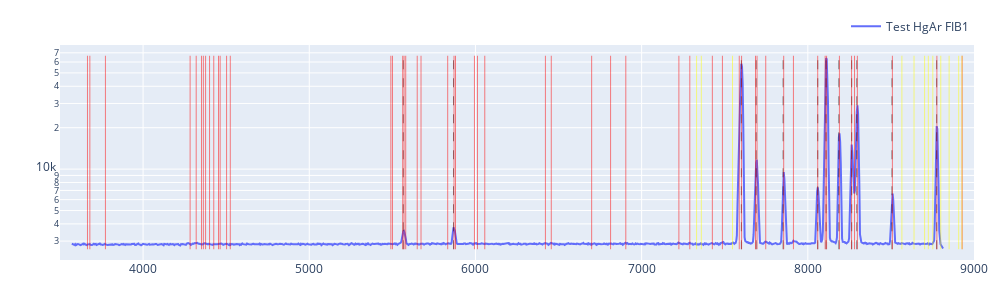

This figure's notebook cell:
### Code cell
import numpy as np
import plotly.graph_objects as go

def to_native_float(a):
    a = np.asarray(a)

    if a.dtype.byteorder not in ("=", "|"):
        a = a.byteswap().view(a.dtype.newbyteorder("="))

    return np.ascontiguousarray(a, dtype=np.float64)

# Convert arrays for Plotly (native endian)
x = to_native_float(solx)
y2 = to_native_float(kr_f1)

fig = go.Figure()
fig.add_trace(go.Scatter(x=x, y=y2, mode="lines", name="Test HgAr FIB1"))

peaks, _ = find_peaks(kr_f1, height=1000, width=(0, 15), prominence=500)
peaks = refine_peaks(kr_f1, peaks, window_width=5)

ymin = np.nanmin(y1[y1 > 0])
ymax = np.nanmax(y1)

for p in peaks:
    xp = float(x[int(p)])

    fig.add_trace(
        go.Scatter(
            x=[xp, xp],
            y=[ymin, ymax],
            mode="lines",
            line=dict(color="black", width=0.5, dash="dash"),
            hovertemplate=(
                "Peak<br>"
                f"pixel = {p:.2f}<br>"
                "λ = %{x:.2f}<br>"
                "<extra></extra>"
            ),
            showlegend=False
        )
    )

for line in newport_kr["Wavelength (nm)"]:
    lam = float(line) * 10.0
    fig.add_trace(
        go.Scatter(
            x=[lam, lam],
            y=[ymin, ymax],
            mode="lines",
            line=dict(color="red", width=0.5),
            hovertemplate=(
                "Kr line<br>"
                "λ = %{x:.2f}<br>"
                "<extra></extra>"
            ),
            showlegend=False
        )
    )
for line in newport_kr["Wavelength (nm)"]:
    lam = float(line) * 10.0 * 2
    fig.add_trace(
        go.Scatter(
            x=[lam, lam],
            y=[ymin, ymax],
            mode="lines",
            line=dict(color="yellow", width=0.5),
            hovertemplate=(
                "Kr 2rd line<br>"
                "λ = %{x:.2f}<br>"
                "<extra></extra>"
            ),
            showlegend=False
        )
    )

fig.update_layout(
    width=1000,
    height=300,
    yaxis_type="log",
    xaxis_range=[3500, 9000],
    margin=dict(l=60, r=20, t=40, b=40),
    legend=dict(orientation="h", y=1.02, x=1, xanchor="right", yanchor="bottom"),
)

fig.show()

### Figure 1 — Plotly figure (JSON) as saved in the notebook; plotly's stock layout.template omitted (floating-point values rounded to 4 significant figures; data arrays with more than 128 entries replaced by an {"elided": "..."} marker saying what was removed)
{"data": [{"mode": "lines", "name": "Test HgAr FIB1", "type": "scatter", "x": {"elided": "1340 float values"}, "y": {"elided": "1340 float values"}}, {"hovertemplate": "Peak<br>pixel = 502.74<br>λ = %{x:.2f}<br><extra></extra>", "line": {"color": "black", "dash": "dash", "width": 0.5}, "mode": "lines", "showlegend": false, "type": "scatter", "x": [5566.0, 5566.0], "y": [2617.0, 66660.0]}, {"hovertemplate": "Peak<br>pixel = 579.51<br>λ = %{x:.2f}<br><extra></extra>", "line": {"color": "black", "dash": "dash", "width": 0.5}, "mode": "lines", "showlegend": false, "type": "scatter", "x": [5868.0, 5868.0], "y": [2617.0, 66660.0]}, {"hovertemplate": "Peak<br>pixel = 1024.09<br>λ = %{x:.2f}<br><extra></extra>", "line": {"color": "black", "dash": "dash", "width": 0.5}, "mode": "lines", "showlegend": false, "type": "scatter", "x": [7600.0, 7600.0], "y": [2617.0, 66660.0]}, {"hovertemplate": "Peak<br>pixel = 1047.66<br>λ = %{x:.2f}<br><extra></extra>", "line": {"color": "black", "dash": "dash", "width": 0.5}, "mode": "lines", "showlegend": false, "type": "scatter", "x": [7689.0, 7689.0], "y": [2617.0, 66660.0]}, {"hovertemplate": "Peak<br>pixel = 1089.97<br>λ = %{x:.2f}<br><extra></extra>", "line": {"color": "black", "dash": "dash", "width": 0.5}, "mode": "lines", "showlegend": false, "type": "scatter", "x": [7851.0, 7851.0], "y": [2617.0, 66660.0]}, {"hovertemplate": "Peak<br>pixel = 1143.00<br>λ = %{x:.2f}<br><extra></extra>", "line": {"color": "black", "dash": "dash", "width": 0.5}, "mode": "lines", "showlegend": false, "type": "scatter", "x": [8060.0, 8060.0], "y": [2617.0, 66660.0]}, {"hovertemplate": "Peak<br>pixel = 1156.57<br>λ = %{x:.2f}<br><extra></extra>", "line": {"color": "black", "dash": "dash", "width": 0.5}, "mode": "lines", "showlegend": false, "type": "scatter", "x": [8110.0, 8110.0], "y": [2617.0, 66660.0]}, {"hovertemplate": "Peak<br>pixel = 1176.94<br>λ = %{x:.2f}<br><extra></extra>", "line": {"color": "black", "dash": "dash", "width": 0.5}, "mode": "lines", "showlegend": false, "type": "scatter", "x": [8187.0, 8187.0], "y": [2617.0, 66660.0]}, {"hovertemplate": "Peak<br>pixel = 1196.30<br>λ = %{x:.2f}<br><extra></extra>", "line": {"color": "black", "dash": "dash", "width": 0.5}, "mode": "lines", "showlegend": false, "type": "scatter", "x": [8264.0, 8264.0], "y": [2617.0, 66660.0]}, {"hovertemplate": "Peak<br>pixel = 1204.94<br>λ = %{x:.2f}<br><extra></extra>", "line": {"color": "black", "dash": "dash", "width": 0.5}, "mode": "lines", "showlegend": false, "type": "scatter", "x": [8295.0, 8295.0], "y": [2617.0, 66660.0]}, {"hovertemplate": "Peak<br>pixel = 1259.73<br>λ = %{x:.2f}<br><extra></extra>", "line": {"color": "black", "dash": "dash", "width": 0.5}, "mode": "lines", "showlegend": false, "type": "scatter", "x": [8506.0, 8506.0], "y": [2617.0, 66660.0]}, {"hovertemplate": "Peak<br>pixel = 1329.28<br>λ = %{x:.2f}<br><extra></extra>", "line": {"color": "black", "dash": "dash", "width": 0.5}, "mode": "lines", "showlegend": false, "type": "scatter", "x": [8775.0, 8775.0], "y": [2617.0, 66660.0]}, {"hovertemplate": "Kr line<br>λ = %{x:.2f}<br><extra></extra>", "line": {"color": "red", "width": 0.5}, "mode": "lines", "showlegend": false, "type": "scatter", "x": [3665.0, 3665.0], "y": [2617.0, 66660.0]}, {"hovertemplate": "Kr line<br>λ = %{x:.2f}<br><extra></extra>", "line": {"color": "red", "width": 0.5}, "mode": "lines", "showlegend": false, "type": "scatter", "x": [3680.0, 3680.0], "y": [2617.0, 66660.0]}, {"hovertemplate": "Kr line<br>λ = %{x:.2f}<br><extra></extra>", "line": {"color": "red", "width": 0.5}, "mode": "lines", "showlegend": false, "type": "scatter", "x": [3773.0, 3773.0], "y": [2617.0, 66660.0]}, {"hovertemplate": "Kr line<br>λ = %{x:.2f}<br><extra></extra>", "line": {"color": "red", "width": 0.5}, "mode": "lines", "showlegend": false, "type": "scatter", "x": [4283, 4283], "y": [2617.0, 66660.0]}, {"hovertemplate": "Kr line<br>λ = %{x:.2f}<br><extra></extra>", "line": {"color": "red", "width": 0.5}, "mode": "lines", "showlegend": false, "type": "scatter", "x": [4320.0, 4320.0], "y": [2617.0, 66660.0]}, {"hovertemplate": "Kr line<br>λ = %{x:.2f}<br><extra></extra>", "line": {"color": "red", "width": 0.5}, "mode": "lines", "showlegend": false, "type": "scatter", "x": [4351.0, 4351.0], "y": [2617.0, 66660.0]}, {"hovertemplate": "Kr line<br>λ = %{x:.2f}<br><extra></extra>", "line": {"color": "red", "width": 0.5}, "mode": "lines", "showlegend": false, "type": "scatter", "x": [4363.0, 4363.0], "y": [2617.0, 66660.0]}, {"hovertemplate": "Kr line<br>λ = %{x:.2f}<br><extra></extra>", "line": {"color": "red", "width": 0.5}, "mode": "lines", "showlegend": false, "type": "scatter", "x": [4376.0, 4376.0], "y": [2617.0, 66660.0]}, {"hovertemplate": "Kr line<br>λ = %{x:.2f}<br><extra></extra>", "line": {"color": "red", "width": 0.5}, "mode": "lines", "showlegend": false, "type": "scatter", "x": [4400, 4400], "y": [2617.0, 66660.0]}, {"hovertemplate": "Kr line<br>λ = %{x:.2f}<br><extra></extra>", "line": {"color": "red", "width": 0.5}, "mode": "lines", "showlegend": false, "type": "scatter", "x": [4425.0, 4425.0], "y": [2617.0, 66660.0]}, {"hovertemplate": "Kr line<br>λ = %{x:.2f}<br><extra></extra>", "line": {"color": "red", "width": 0.5}, "mode": "lines", "showlegend": false, "type": "scatter", "x": [4454.0, 4454.0], "y": [2617.0, 66660.0]}, {"hovertemplate": "Kr line<br>λ = %{x:.2f}<br><extra></extra>", "line": {"color": "red", "width": 0.5}, "mode": "lines", "showlegend": false, "type": "scatter", "x": [4464.0, 4464.0], "y": [2617.0, 66660.0]}, {"hovertemplate": "Kr line<br>λ = %{x:.2f}<br><extra></extra>", "line": {"color": "red", "width": 0.5}, "mode": "lines", "showlegend": false, "type": "scatter", "x": [4502.0, 4502.0], "y": [2617.0, 66660.0]}, {"hovertemplate": "Kr line<br>λ = %{x:.2f}<br><extra></extra>", "line": {"color": "red", "width": 0.5}, "mode": "lines", "showlegend": false, "type": "scatter", "x": [4525.0, 4525.0], "y": [2617.0, 66660.0]}, {"hovertemplate": "Kr line<br>λ = %{x:.2f}<br><extra></extra>", "line": {"color": "red", "width": 0.5}, "mode": "lines", "showlegend": false, "type": "scatter", "x": [5491.0, 5491.0], "y": [2617.0, 66660.0]}, {"hovertemplate": "Kr line<br>λ = %{x:.2f}<br><extra></extra>", "line": {"color": "red", "width": 0.5}, "mode": "lines", "showlegend": false, "type": "scatter", "x": [5501.0, 5501.0], "y": [2617.0, 66660.0]}, {"hovertemplate": "Kr line<br>λ = %{x:.2f}<br><extra></extra>", "line": {"color": "red", "width": 0.5}, "mode": "lines", "showlegend": false, "type": "scatter", "x": [5562.0, 5562.0], "y": [2617.0, 66660.0]}, {"hovertemplate": "Kr line<br>λ = %{x:.2f}<br><extra></extra>", "line": {"color": "red", "width": 0.5}, "mode": "lines", "showlegend": false, "type": "scatter", "x": [5570.0, 5570.0], "y": [2617.0, 66660.0]}, {"hovertemplate": "Kr line<br>λ = %{x:.2f}<br><extra></extra>", "line": {"color": "red", "width": 0.5}, "mode": "lines", "showlegend": false, "type": "scatter", "x": [5580.0, 5580.0], "y": [2617.0, 66660.0]}, {"hovertemplate": "Kr line<br>λ = %{x:.2f}<br><extra></extra>", "line": {"color": "red", "width": 0.5}, "mode": "lines", "showlegend": false, "type": "scatter", "x": [5650.0, 5650.0], "y": [2617.0, 66660.0]}, {"hovertemplate": "Kr line<br>λ = %{x:.2f}<br><extra></extra>", "line": {"color": "red", "width": 0.5}, "mode": "lines", "showlegend": false, "type": "scatter", "x": [5672.0, 5672.0], "y": [2617.0, 66660.0]}, {"hovertemplate": "Kr line<br>λ = %{x:.2f}<br><extra></extra>", "line": {"color": "red", "width": 0.5}, "mode": "lines", "showlegend": false, "type": "scatter", "x": [5833.0, 5833.0], "y": [2617.0, 66660.0]}, {"hovertemplate": "Kr line<br>λ = %{x:.2f}<br><extra></extra>", "line": {"color": "red", "width": 0.5}, "mode": "lines", "showlegend": false, "type": "scatter", "x": [5871.0, 5871.0], "y": [2617.0, 66660.0]}, {"hovertemplate": "Kr line<br>λ = %{x:.2f}<br><extra></extra>", "line": {"color": "red", "width": 0.5}, "mode": "lines", "showlegend": false, "type": "scatter", "x": [5880.0, 5880.0], "y": [2617.0, 66660.0]}, {"hovertemplate": "Kr line<br>λ = %{x:.2f}<br><extra></extra>", "line": {"color": "red", "width": 0.5}, "mode": "lines", "showlegend": false, "type": "scatter", "x": [5994.0, 5994.0], "y": [2617.0, 66660.0]}, {"hovertemplate": "Kr line<br>λ = %{x:.2f}<br><extra></extra>", "line": {"color": "red", "width": 0.5}, "mode": "lines", "showlegend": false, "type": "scatter", "x": [6012.0, 6012.0], "y": [2617.0, 66660.0]}, {"hovertemplate": "Kr line<br>λ = %{x:.2f}<br><extra></extra>", "line": {"color": "red", "width": 0.5}, "mode": "lines", "showlegend": false, "type": "scatter", "x": [6056.0, 6056.0], "y": [2617.0, 66660.0]}, {"hovertemplate": "Kr line<br>λ = %{x:.2f}<br><extra></extra>", "line": {"color": "red", "width": 0.5}, "mode": "lines", "showlegend": false, "type": "scatter", "x": [6421, 6421], "y": [2617.0, 66660.0]}, {"hovertemplate": "Kr line<br>λ = %{x:.2f}<br><extra></extra>", "line": {"color": "red", "width": 0.5}, "mode": "lines", "showlegend": false, "type": "scatter", "x": [6456.0, 6456.0], "y": [2617.0, 66660.0]}, {"hovertemplate": "Kr line<br>λ = %{x:.2f}<br><extra></extra>", "line": {"color": "red", "width": 0.5}, "mode": "lines", "showlegend": false, "type": "scatter", "x": [6699.0, 6699.0], "y": [2617.0, 66660.0]}, {"hovertemplate": "Kr line<br>λ = %{x:.2f}<br><extra></extra>", "line": {"color": "red", "width": 0.5}, "mode": "lines", "showlegend": false, "type": "scatter", "x": [6813.0, 6813.0], "y": [2617.0, 66660.0]}, {"hovertemplate": "Kr line<br>λ = %{x:.2f}<br><extra></extra>", "line": {"color": "red", "width": 0.5}, "mode": "lines", "showlegend": false, "type": "scatter", "x": [6905.0, 6905.0], "y": [2617.0, 66660.0]}, {"hovertemplate": "Kr line<br>λ = %{x:.2f}<br><extra></extra>", "line": {"color": "red", "width": 0.5}, "mode": "lines", "showlegend": false, "type": "scatter", "x": [7224.0, 7224.0], "y": [2617.0, 66660.0]}, {"hovertemplate": "Kr line<br>λ = %{x:.2f}<br><extra></extra>", "line": {"color": "red", "width": 0.5}, "mode": "lines", "showlegend": false, "type": "scatter", "x": [7290.0, 7290.0], "y": [2617.0, 66660.0]}, {"hovertemplate": "Kr line<br>λ = %{x:.2f}<br><extra></extra>", "line": {"color": "red", "width": 0.5}, "mode": "lines", "showlegend": false, "type": "scatter", "x": [7426.0, 7426.0], "y": [2617.0, 66660.0]}, {"hovertemplate": "Kr line<br>λ = %{x:.2f}<br><extra></extra>", "line": {"color": "red", "width": 0.5}, "mode": "lines", "showlegend": false, "type": "scatter", "x": [7486.0, 7486.0], "y": [2617.0, 66660.0]}, {"hovertemplate": "Kr line<br>λ = %{x:.2f}<br><extra></extra>", "line": {"color": "red", "width": 0.5}, "mode": "lines", "showlegend": false, "type": "scatter", "x": [7587.0, 7587.0], "y": [2617.0, 66660.0]}, {"hovertemplate": "Kr line<br>λ = %{x:.2f}<br><extra></extra>", "line": {"color": "red", "width": 0.5}, "mode": "lines", "showlegend": false, "type": "scatter", "x": [7602.0, 7602.0], "y": [2617.0, 66660.0]}, {"hovertemplate": "Kr line<br>λ = %{x:.2f}<br><extra></extra>", "line": {"color": "red", "width": 0.5}, "mode": "lines", "showlegend": false, "type": "scatter", "x": [7685.0, 7685.0], "y": [2617.0, 66660.0]}, {"hovertemplate": "Kr line<br>λ = %{x:.2f}<br><extra></extra>", "line": {"color": "red", "width": 0.5}, "mode": "lines", "showlegend": false, "type": "scatter", "x": [7694.0, 7694.0], "y": [2617.0, 66660.0]}, {"hovertemplate": "Kr line<br>λ = %{x:.2f}<br><extra></extra>", "line": {"color": "red", "width": 0.5}, "mode": "lines", "showlegend": false, "type": "scatter", "x": [7747.0, 7747.0], "y": [2617.0, 66660.0]}, {"hovertemplate": "Kr line<br>λ = %{x:.2f}<br><extra></extra>", "line": {"color": "red", "width": 0.5}, "mode": "lines", "showlegend": false, "type": "scatter", "x": [7855.0, 7855.0], "y": [2617.0, 66660.0]}, {"hovertemplate": "Kr line<br>λ = %{x:.2f}<br><extra></extra>", "line": {"color": "red", "width": 0.5}, "mode": "lines", "showlegend": false, "type": "scatter", "x": [7913.0, 7913.0], "y": [2617.0, 66660.0]}, {"hovertemplate": "Kr line<br>λ = %{x:.2f}<br><extra></extra>", "line": {"color": "red", "width": 0.5}, "mode": "lines", "showlegend": false, "type": "scatter", "x": [8060.0, 8060.0], "y": [2617.0, 66660.0]}, {"hovertemplate": "Kr line<br>λ = %{x:.2f}<br><extra></extra>", "line": {"color": "red", "width": 0.5}, "mode": "lines", "showlegend": false, "type": "scatter", "x": [8104.0, 8104.0], "y": [2617.0, 66660.0]}, {"hovertemplate": "Kr line<br>λ = %{x:.2f}<br><extra></extra>", "line": {"color": "red", "width": 0.5}, "mode": "lines", "showlegend": false, "type": "scatter", "x": [8113.0, 8113.0], "y": [2617.0, 66660.0]}, {"hovertemplate": "Kr line<br>λ = %{x:.2f}<br><extra></extra>", "line": {"color": "red", "width": 0.5}, "mode": "lines", "showlegend": false, "type": "scatter", "x": [8190.0, 8190.0], "y": [2617.0, 66660.0]}, {"hovertemplate": "Kr line<br>λ = %{x:.2f}<br><extra></extra>", "line": {"color": "red", "width": 0.5}, "mode": "lines", "showlegend": false, "type": "scatter", "x": [8263.0, 8263.0], "y": [2617.0, 66660.0]}, {"hovertemplate": "Kr line<br>λ = %{x:.2f}<br><extra></extra>", "line": {"color": "red", "width": 0.5}, "mode": "lines", "showlegend": false, "type": "scatter", "x": [8281.0, 8281.0], "y": [2617.0, 66660.0]}, {"hovertemplate": "Kr line<br>λ = %{x:.2f}<br><extra></extra>", "line": {"color": "red", "width": 0.5}, "mode": "lines", "showlegend": false, "type": "scatter", "x": [8298.0, 8298.0], "y": [2617.0, 66660.0]}, {"hovertemplate": "Kr line<br>λ = %{x:.2f}<br><extra></extra>", "line": {"color": "red", "width": 0.5}, "mode": "lines", "showlegend": false, "type": "scatter", "x": [8509.0, 8509.0], "y": [2617.0, 66660.0]}, {"hovertemplate": "Kr line<br>λ = %{x:.2f}<br><extra></extra>", "line": {"color": "red", "width": 0.5}, "mode": "lines", "showlegend": false, "type": "scatter", "x": [8777.0, 8777.0], "y": [2617.0, 66660.0]}, {"hovertemplate": "Kr line<br>λ = %{x:.2f}<br><extra></extra>", "line": {"color": "red", "width": 0.5}, "mode": "lines", "showlegend": false, "type": "scatter", "x": [8929.0, 8929.0], "y": [2617.0, 66660.0]}, {"hovertemplate": "Kr 2rd line<br>λ = %{x:.2f}<br><extra></extra>", "line": {"color": "yellow", "width": 0.5}, "mode": "lines", "showlegend": false, "type": "scatter", "x": [7331.0, 7331.0], "y": [2617.0, 66660.0]}, {"hovertemplate": "Kr 2rd line<br>λ = %{x:.2f}<br><extra></extra>", "line": {"color": "yellow", "width": 0.5}, "mode": "lines", "showlegend": false, "type": "scatter", "x": [7359.0, 7359.0], "y": [2617.0, 66660.0]}, {"hovertemplate": "Kr 2rd line<br>λ = %{x:.2f}<br><extra></extra>", "line": {"color": "yellow", "width": 0.5}, "mode": "lines", "showlegend": false, "type": "scatter", "x": [7547.0, 7547.0], "y": [2617.0, 66660.0]}, {"hovertemplate": "Kr 2rd line<br>λ = %{x:.2f}<br><extra></extra>", "line": {"color": "yellow", "width": 0.5}, "mode": "lines", "showlegend": false, "type": "scatter", "x": [8566, 8566], "y": [2617.0, 66660.0]}, {"hovertemplate": "Kr 2rd line<br>λ = %{x:.2f}<br><extra></extra>", "line": {"color": "yellow", "width": 0.5}, "mode": "lines", "showlegend": false, "type": "scatter", "x": [8639.0, 8639.0], "y": [2617.0, 66660.0]}, {"hovertemplate": "Kr 2rd line<br>λ = %{x:.2f}<br><extra></extra>", "line": {"color": "yellow", "width": 0.5}, "mode": "lines", "showlegend": false, "type": "scatter", "x": [8703.0, 8703.0], "y": [2617.0, 66660.0]}, {"hovertemplate": "Kr 2rd line<br>λ = %{x:.2f}<br><extra></extra>", "line": {"color": "yellow", "width": 0.5}, "mode": "lines", "showlegend": false, "type": "scatter", "x": [8725.0, 8725.0], "y": [2617.0, 66660.0]}, {"hovertemplate": "Kr 2rd line<br>λ = %{x:.2f}<br><extra></extra>", "line": {"color": "yellow", "width": 0.5}, "mode": "lines", "showlegend": false, "type": "scatter", "x": [8752.0, 8752.0], "y": [2617.0, 66660.0]}, {"hovertemplate": "Kr 2rd line<br>λ = %{x:.2f}<br><extra></extra>", "line": {"color": "yellow", "width": 0.5}, "mode": "lines", "showlegend": false, "type": "scatter", "x": [8800, 8800], "y": [2617.0, 66660.0]}, {"hovertemplate": "Kr 2rd line<br>λ = %{x:.2f}<br><extra></extra>", "line": {"color": "yellow", "width": 0.5}, "mode": "lines", "showlegend": false, "type": "scatter", "x": [8850.0, 8850.0], "y": [2617.0, 66660.0]}, {"hovertemplate": "Kr 2rd line<br>λ = %{x:.2f}<br><extra></extra>", "line": {"color": "yellow", "width": 0.5}, "mode": "lines", "showlegend": false, "type": "scatter", "x": [8908.0, 8908.0], "y": [2617.0, 66660.0]}, {"hovertemplate": "Kr 2rd line<br>λ = %{x:.2f}<br><extra></extra>", "line": {"color": "yellow", "width": 0.5}, "mode": "lines", "showlegend": false, "type": "scatter", "x": [8927.0, 8927.0], "y": [2617.0, 66660.0]}, {"hovertemplate": "Kr 2rd line<br>λ = %{x:.2f}<br><extra></extra>", "line": {"color": "yellow", "width": 0.5}, "mode": "lines", "showlegend": false, "type": "scatter", "x": [9005.0, 9005.0], "y": [2617.0, 66660.0]}, {"hovertemplate": "Kr 2rd line<br>λ = %{x:.2f}<br><extra></extra>", "line": {"color": "yellow", "width": 0.5}, "mode": "lines", "showlegend": false, "type": "scatter", "x": [9049.0, 9049.0], "y": [2617.0, 66660.0]}, {"hovertemplate": "Kr 2rd line<br>λ = %{x:.2f}<br><extra></extra>", "line": {"color": "yellow", "width": 0.5}, "mode": "lines", "showlegend": false, "type": "scatter", "x": [10980.0, 10980.0], "y": [2617.0, 66660.0]}, {"hovertemplate": "Kr 2rd line<br>λ = %{x:.2f}<br><extra></extra>", "line": {"color": "yellow", "width": 0.5}, "mode": "lines", "showlegend": false, "type": "scatter", "x": [11000.0, 11000.0], "y": [2617.0, 66660.0]}, {"hovertemplate": "Kr 2rd line<br>λ = %{x:.2f}<br><extra></extra>", "line": {"color": "yellow", "width": 0.5}, "mode": "lines", "showlegend": false, "type": "scatter", "x": [11120.0, 11120.0], "y": [2617.0, 66660.0]}, {"hovertemplate": "Kr 2rd line<br>λ = %{x:.2f}<br><extra></extra>", "line": {"color": "yellow", "width": 0.5}, "mode": "lines", "showlegend": false, "type": "scatter", "x": [11140.0, 11140.0], "y": [2617.0, 66660.0]}, {"hovertemplate": "Kr 2rd line<br>λ = %{x:.2f}<br><extra></extra>", "line": {"color": "yellow", "width": 0.5}, "mode": "lines", "showlegend": false, "type": "scatter", "x": [11160.0, 11160.0], "y": [2617.0, 66660.0]}, {"hovertemplate": "Kr 2rd line<br>λ = %{x:.2f}<br><extra></extra>", "line": {"color": "yellow", "width": 0.5}, "mode": "lines", "showlegend": false, "type": "scatter", "x": [11300.0, 11300.0], "y": [2617.0, 66660.0]}, {"hovertemplate": "Kr 2rd line<br>λ = %{x:.2f}<br><extra></extra>", "line": {"color": "yellow", "width": 0.5}, "mode": "lines", "showlegend": false, "type": "scatter", "x": [11345, 11345], "y": [2617.0, 66660.0]}, {"hovertemplate": "Kr 2rd line<br>λ = %{x:.2f}<br><extra></extra>", "line": {"color": "yellow", "width": 0.5}, "mode": "lines", "showlegend": false, "type": "scatter", "x": [11670.0, 11670.0], "y": [2617.0, 66660.0]}, {"hovertemplate": "Kr 2rd line<br>λ = %{x:.2f}<br><extra></extra>", "line": {"color": "yellow", "width": 0.5}, "mode": "lines", "showlegend": false, "type": "scatter", "x": [11740.0, 11740.0], "y": [2617.0, 66660.0]}, {"hovertemplate": "Kr 2rd line<br>λ = %{x:.2f}<br><extra></extra>", "line": {"color": "yellow", "width": 0.5}, "mode": "lines", "showlegend": false, "type": "scatter", "x": [11760.0, 11760.0], "y": [2617.0, 66660.0]}, {"hovertemplate": "Kr 2rd line<br>λ = %{x:.2f}<br><extra></extra>", "line": {"color": "yellow", "width": 0.5}, "mode": "lines", "showlegend": false, "type": "scatter", "x": [11990.0, 11990.0], "y": [2617.0, 66660.0]}, {"hovertemplate": "Kr 2rd line<br>λ = %{x:.2f}<br><extra></extra>", "line": {"color": "yellow", "width": 0.5}, "mode": "lines", "showlegend": false, "type": "scatter", "x": [12020.0, 12020.0], "y": [2617.0, 66660.0]}, {"hovertemplate": "Kr 2rd line<br>λ = %{x:.2f}<br><extra></extra>", "line": {"color": "yellow", "width": 0.5}, "mode": "lines", "showlegend": false, "type": "scatter", "x": [12110.0, 12110.0], "y": [2617.0, 66660.0]}, {"hovertemplate": "Kr 2rd line<br>λ = %{x:.2f}<br><extra></extra>", "line": {"color": "yellow", "width": 0.5}, "mode": "lines", "showlegend": false, "type": "scatter", "x": [12842, 12842], "y": [2617.0, 66660.0]}, {"hovertemplate": "Kr 2rd line<br>λ = %{x:.2f}<br><extra></extra>", "line": {"color": "yellow", "width": 0.5}, "mode": "lines", "showlegend": false, "type": "scatter", "x": [12910.0, 12910.0], "y": [2617.0, 66660.0]}, {"hovertemplate": "Kr 2rd line<br>λ = %{x:.2f}<br><extra></extra>", "line": {"color": "yellow", "width": 0.5}, "mode": "lines", "showlegend": false, "type": "scatter", "x": [13400.0, 13400.0], "y": [2617.0, 66660.0]}, {"hovertemplate": "Kr 2rd line<br>λ = %{x:.2f}<br><extra></extra>", "line": {"color": "yellow", "width": 0.5}, "mode": "lines", "showlegend": false, "type": "scatter", "x": [13630.0, 13630.0], "y": [2617.0, 66660.0]}, {"hovertemplate": "Kr 2rd line<br>λ = %{x:.2f}<br><extra></extra>", "line": {"color": "yellow", "width": 0.5}, "mode": "lines", "showlegend": false, "type": "scatter", "x": [13810.0, 13810.0], "y": [2617.0, 66660.0]}, {"hovertemplate": "Kr 2rd line<br>λ = %{x:.2f}<br><extra></extra>", "line": {"color": "yellow", "width": 0.5}, "mode": "lines", "showlegend": false, "type": "scatter", "x": [14450.0, 14450.0], "y": [2617.0, 66660.0]}, {"hovertemplate": "Kr 2rd line<br>λ = %{x:.2f}<br><extra></extra>", "line": {"color": "yellow", "width": 0.5}, "mode": "lines", "showlegend": false, "type": "scatter", "x": [14580.0, 14580.0], "y": [2617.0, 66660.0]}, {"hovertemplate": "Kr 2rd line<br>λ = %{x:.2f}<br><extra></extra>", "line": {"color": "yellow", "width": 0.5}, "mode": "lines", "showlegend": false, "type": "scatter", "x": [14851, 14851], "y": [2617.0, 66660.0]}, {"hovertemplate": "Kr 2rd line<br>λ = %{x:.2f}<br><extra></extra>", "line": {"color": "yellow", "width": 0.5}, "mode": "lines", "showlegend": false, "type": "scatter", "x": [14970.0, 14970.0], "y": [2617.0, 66660.0]}, {"hovertemplate": "Kr 2rd line<br>λ = %{x:.2f}<br><extra></extra>", "line": {"color": "yellow", "width": 0.5}, "mode": "lines", "showlegend": false, "type": "scatter", "x": [15170.0, 15170.0], "y": [2617.0, 66660.0]}, {"hovertemplate": "Kr 2rd line<br>λ = %{x:.2f}<br><extra></extra>", "line": {"color": "yellow", "width": 0.5}, "mode": "lines", "showlegend": false, "type": "scatter", "x": [15203, 15203], "y": [2617.0, 66660.0]}, {"hovertemplate": "Kr 2rd line<br>λ = %{x:.2f}<br><extra></extra>", "line": {"color": "yellow", "width": 0.5}, "mode": "lines", "showlegend": false, "type": "scatter", "x": [15370.0, 15370.0], "y": [2617.0, 66660.0]}, {"hovertemplate": "Kr 2rd line<br>λ = %{x:.2f}<br><extra></extra>", "line": {"color": "yellow", "width": 0.5}, "mode": "lines", "showlegend": false, "type": "scatter", "x": [15389, 15389], "y": [2617.0, 66660.0]}, {"hovertemplate": "Kr 2rd line<br>λ = %{x:.2f}<br><extra></extra>", "line": {"color": "yellow", "width": 0.5}, "mode": "lines", "showlegend": false, "type": "scatter", "x": [15490.0, 15490.0], "y": [2617.0, 66660.0]}, {"hovertemplate": "Kr 2rd line<br>λ = %{x:.2f}<br><extra></extra>", "line": {"color": "yellow", "width": 0.5}, "mode": "lines", "showlegend": false, "type": "scatter", "x": [15710.0, 15710.0], "y": [2617.0, 66660.0]}, {"hovertemplate": "Kr 2rd line<br>λ = %{x:.2f}<br><extra></extra>", "line": {"color": "yellow", "width": 0.5}, "mode": "lines", "showlegend": false, "type": "scatter", "x": [15830.0, 15830.0], "y": [2617.0, 66660.0]}, {"hovertemplate": "Kr 2rd line<br>λ = %{x:.2f}<br><extra></extra>", "line": {"color": "yellow", "width": 0.5}, "mode": "lines", "showlegend": false, "type": "scatter", "x": [16119, 16119], "y": [2617.0, 66660.0]}, {"hovertemplate": "Kr 2rd line<br>λ = %{x:.2f}<br><extra></extra>", "line": {"color": "yellow", "width": 0.5}, "mode": "lines", "showlegend": false, "type": "scatter", "x": [16210.0, 16210.0], "y": [2617.0, 66660.0]}, {"hovertemplate": "Kr 2rd line<br>λ = %{x:.2f}<br><extra></extra>", "line": {"color": "yellow", "width": 0.5}, "mode": "lines", "showlegend": false, "type": "scatter", "x": [16230.0, 16230.0], "y": [2617.0, 66660.0]}, {"hovertemplate": "Kr 2rd line<br>λ = %{x:.2f}<br><extra></extra>", "line": {"color": "yellow", "width": 0.5}, "mode": "lines", "showlegend": false, "type": "scatter", "x": [16380.0, 16380.0], "y": [2617.0, 66660.0]}, {"hovertemplate": "Kr 2rd line<br>λ = %{x:.2f}<br><extra></extra>", "line": {"color": "yellow", "width": 0.5}, "mode": "lines", "showlegend": false, "type": "scatter", "x": [16530.0, 16530.0], "y": [2617.0, 66660.0]}, {"hovertemplate": "Kr 2rd line<br>λ = %{x:.2f}<br><extra></extra>", "line": {"color": "yellow", "width": 0.5}, "mode": "lines", "showlegend": false, "type": "scatter", "x": [16560.0, 16560.0], "y": [2617.0, 66660.0]}, {"hovertemplate": "Kr 2rd line<br>λ = %{x:.2f}<br><extra></extra>", "line": {"color": "yellow", "width": 0.5}, "mode": "lines", "showlegend": false, "type": "scatter", "x": [16600.0, 16600.0], "y": [2617.0, 66660.0]}, {"hovertemplate": "Kr 2rd line<br>λ = %{x:.2f}<br><extra></extra>", "line": {"color": "yellow", "width": 0.5}, "mode": "lines", "showlegend": false, "type": "scatter", "x": [17020.0, 17020.0], "y": [2617.0, 66660.0]}, {"hovertemplate": "Kr 2rd line<br>λ = %{x:.2f}<br><extra></extra>", "line": {"color": "yellow", "width": 0.5}, "mode": "lines", "showlegend": false, "type": "scatter", "x": [17550.0, 17550.0], "y": [2617.0, 66660.0]}, {"hovertemplate": "Kr 2rd line<br>λ = %{x:.2f}<br><extra></extra>", "line": {"color": "yellow", "width": 0.5}, "mode": "lines", "showlegend": false, "type": "scatter", "x": [17860.0, 17860.0], "y": [2617.0, 66660.0]}], "layout": {"height": 300, "legend": {"orientation": "h", "x": 1, "xanchor": "right", "y": 1.02, "yanchor": "bottom"}, "margin": {"b": 40, "l": 60, "r": 20, "t": 40}, "width": 1000, "xaxis": {"range": [3500, 9000]}, "yaxis": {"type": "log"}}}
